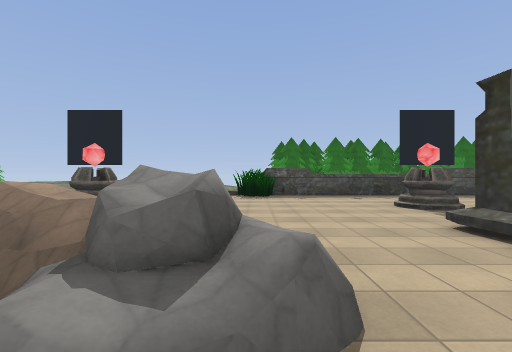
view 1 (above)

13 first-person views from a walk through a Godot game level. The camera is 1.5 m above the floor, looks level and sees 90° across. The floor is counted in squares, 2.67 m on a side. Each view is taken from the middle of a square. On the plan, view 1 faces up. The plan holds only what a view shows up to about 9 squares ahead; the rest is blank. The place goes on beyond the plan. Characters and animated objects are left out. Some surface patterns are stand-ins.

view 2
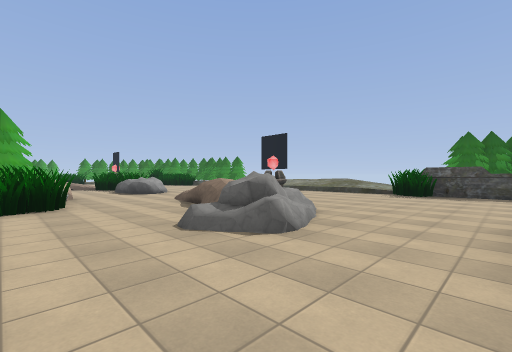

view 3
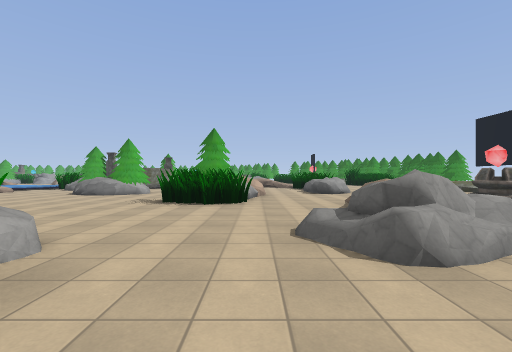

view 4
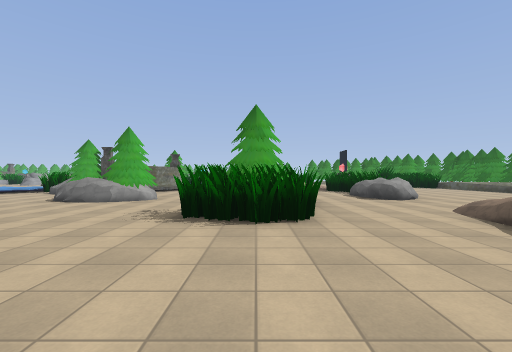

view 5
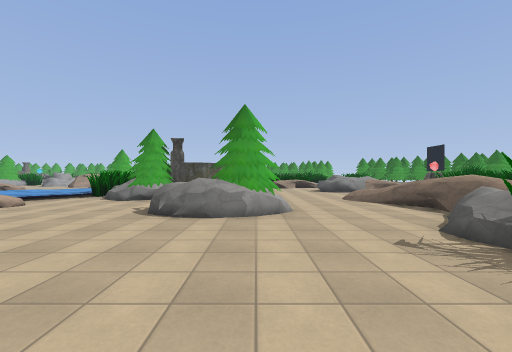

view 6
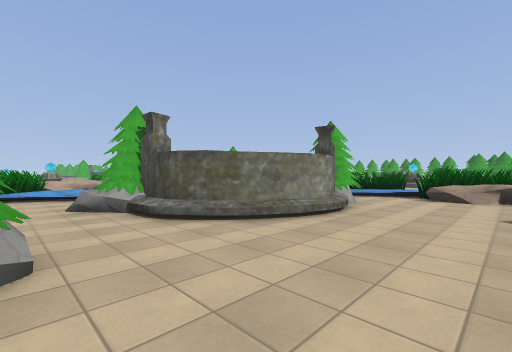

view 7
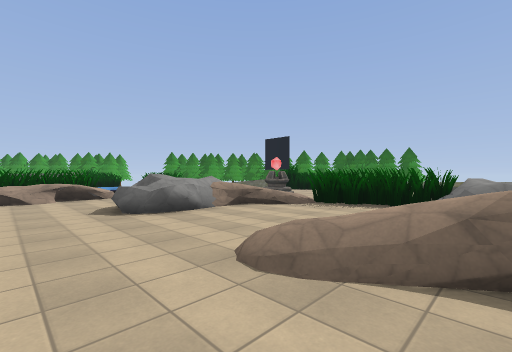

view 8
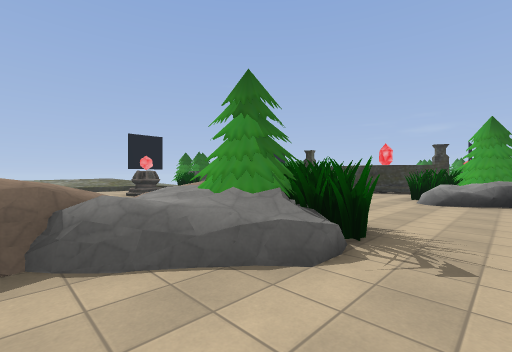

view 9
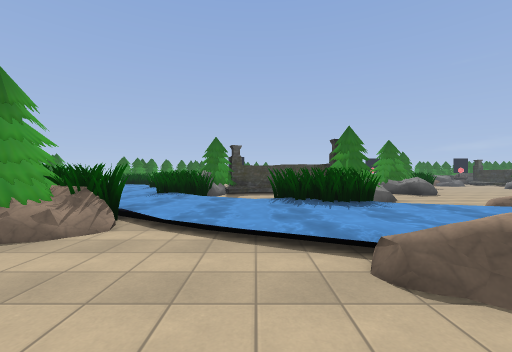

view 10
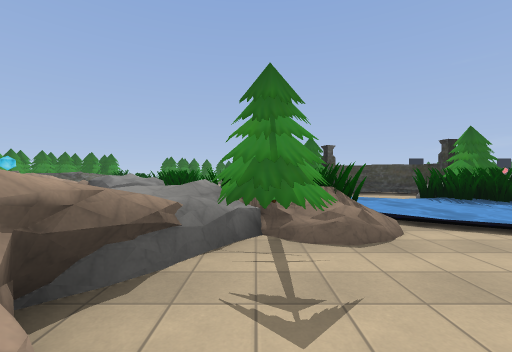

view 11
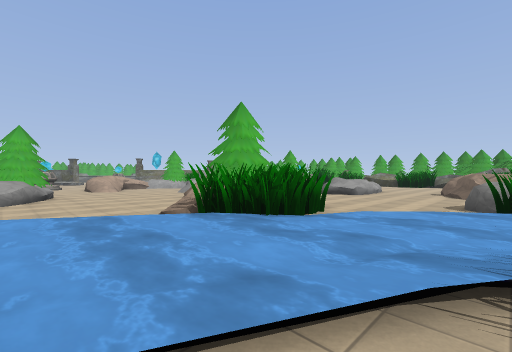

view 12
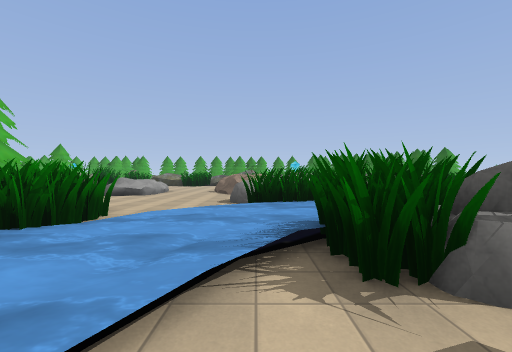

view 13
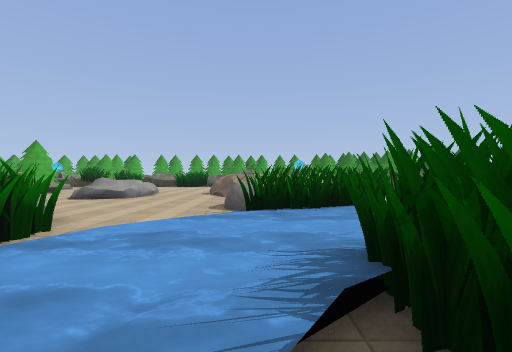

### Floor plan
Key: @ floor where view 1 was taken; # wall or solid block; . main floor; : floor 0.25 m higher than the main floor; + floor 1 m higher than the main floor; / step, stairs or slope; = window, fence, low wall or low ledge; ~ liquid the walk can cross; ≈ liquid the walk keeps out of; T pine tree; U turret; O other object.
Columns run from 21 left of view 1 to 7 right of it. Each row starts with its distance up from view 1.
 10                       OOOOO
  9                       TTOOOOO
  8             +///// //#TTTTTTO
  7             ..   ....#......
  6             ...  ..........
  5             .... .U.....U.
  4              ...    .....
  3             ##=..   ....
  2            ##.==..===#.#
  1           //........=#. #
  0          ==..  =/#...@..#
 -1        ..==..//#/T#.....##
 -2       ##...../../##..=##
 -3       ##.............=T
 -4      ~~..T##..TT....
 -5     ##~~#T.##..T...
 -6   = ##~~##..#.....
 -7  #= =#~~~..=T#...
 -8  #=....~~~:##...
 -9 .......##~~≈~~.
-10 ..=...=T#~~~~~~
-11  ===. =T...~~~#
-12   ..  #....===#
-13  ..    ....
-14  T    ....=
-15       ...TT
-16       ....T
-17         /.

Positions as (right, up) in squares from view 1, and headings:
1: (0, 0), facing up
2: (2, -1), facing up-left
3: (2, 0), facing left
4: (0, -1), facing left
5: (-2, -4), facing left
6: (-7, -2), facing down-left
7: (-7, -3), facing up-left
8: (-6, -3), facing up-right
9: (-11, -13), facing up
10: (-14, -13), facing up
11: (-11, -7), facing down-left
12: (-11, -7), facing left
13: (-12, -7), facing left
